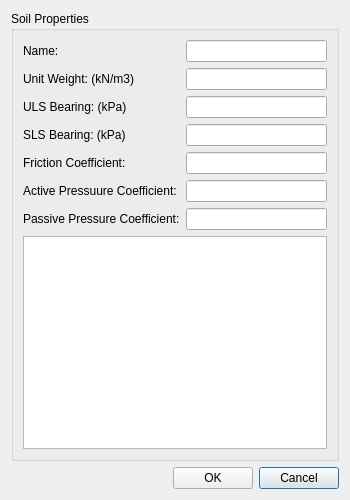
<?xml version="1.0" encoding="UTF-8"?>
<ui version="4.0">
 <class>dl_soils</class>
 <widget class="QDialog" name="dl_soils">
  <property name="geometry">
   <rect>
    <x>0</x>
    <y>0</y>
    <width>350</width>
    <height>500</height>
   </rect>
  </property>
  <property name="minimumSize">
   <size>
    <width>350</width>
    <height>500</height>
   </size>
  </property>
  <property name="maximumSize">
   <size>
    <width>350</width>
    <height>500</height>
   </size>
  </property>
  <property name="windowTitle">
   <string>Soil Definitions</string>
  </property>
  <property name="modal">
   <bool>false</bool>
  </property>
  <layout class="QGridLayout" name="gridLayout">
   <item row="1" column="2">
    <widget class="QPushButton" name="pb_Cancel">
     <property name="text">
      <string>Cancel</string>
     </property>
    </widget>
   </item>
   <item row="1" column="0">
    <spacer name="horizontalSpacer">
     <property name="orientation">
      <enum>Qt::Orientation::Horizontal</enum>
     </property>
     <property name="sizeHint" stdset="0">
      <size>
       <width>40</width>
       <height>20</height>
      </size>
     </property>
    </spacer>
   </item>
   <item row="0" column="0" colspan="3">
    <widget class="QGroupBox" name="groupBox">
     <property name="title">
      <string>Soil Properties</string>
     </property>
     <property name="alignment">
      <set>Qt::AlignmentFlag::AlignLeading|Qt::AlignmentFlag::AlignLeft|Qt::AlignmentFlag::AlignTop</set>
     </property>
     <layout class="QFormLayout" name="formLayout">
      <item row="0" column="0">
       <widget class="QLabel" name="label">
        <property name="text">
         <string>Name:</string>
        </property>
       </widget>
      </item>
      <item row="0" column="1">
       <widget class="QLineEdit" name="le_name"/>
      </item>
      <item row="1" column="0">
       <widget class="QLabel" name="label_2">
        <property name="text">
         <string>Unit Weight: (kN/m3)</string>
        </property>
       </widget>
      </item>
      <item row="1" column="1">
       <widget class="QLineEdit" name="le_unitWeight"/>
      </item>
      <item row="2" column="0">
       <widget class="QLabel" name="label_3">
        <property name="text">
         <string>ULS Bearing: (kPa)</string>
        </property>
       </widget>
      </item>
      <item row="2" column="1">
       <widget class="QLineEdit" name="le_ulsBearing"/>
      </item>
      <item row="3" column="0">
       <widget class="QLabel" name="label_4">
        <property name="text">
         <string>SLS Bearing: (kPa)</string>
        </property>
       </widget>
      </item>
      <item row="3" column="1">
       <widget class="QLineEdit" name="le_slsBearing"/>
      </item>
      <item row="4" column="0">
       <widget class="QLabel" name="label_5">
        <property name="text">
         <string>Friction Coefficient:</string>
        </property>
       </widget>
      </item>
      <item row="4" column="1">
       <widget class="QLineEdit" name="le_frictionCoeff"/>
      </item>
      <item row="5" column="0">
       <widget class="QLabel" name="label_6">
        <property name="text">
         <string>Active Pressuure Coefficient:</string>
        </property>
       </widget>
      </item>
      <item row="5" column="1">
       <widget class="QLineEdit" name="le_activeCoeff"/>
      </item>
      <item row="6" column="0">
       <widget class="QLabel" name="label_7">
        <property name="text">
         <string>Passive Pressure Coefficient:</string>
        </property>
       </widget>
      </item>
      <item row="6" column="1">
       <widget class="QLineEdit" name="le_passiveCoeff"/>
      </item>
      <item row="7" column="0" colspan="2">
       <widget class="QTextEdit" name="te_messages"/>
      </item>
     </layout>
    </widget>
   </item>
   <item row="1" column="1">
    <widget class="QPushButton" name="pb_OK">
     <property name="text">
      <string>OK</string>
     </property>
    </widget>
   </item>
  </layout>
 </widget>
 <tabstops>
  <tabstop>le_name</tabstop>
  <tabstop>le_unitWeight</tabstop>
  <tabstop>le_ulsBearing</tabstop>
  <tabstop>le_slsBearing</tabstop>
  <tabstop>le_frictionCoeff</tabstop>
  <tabstop>le_activeCoeff</tabstop>
  <tabstop>le_passiveCoeff</tabstop>
  <tabstop>pb_OK</tabstop>
  <tabstop>pb_Cancel</tabstop>
 </tabstops>
 <resources/>
 <connections/>
</ui>
